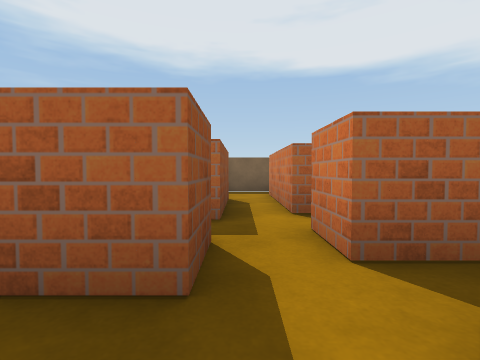
[1] (above)

13 first-person views from a walk through a 3-D level made in the Unity game engine. The camera is 0.62 m above the floor, tilts 2° down and sees 85° across. The floor is counted in squares, 1 m on a side. Each view is taken from the middle of a square. On the plan, view 1 faces up. The plan holds only what a view shows up to about 9 squares ahead; the rest is blank. The player is left out. Some surface patterns are stand-ins.

[2]
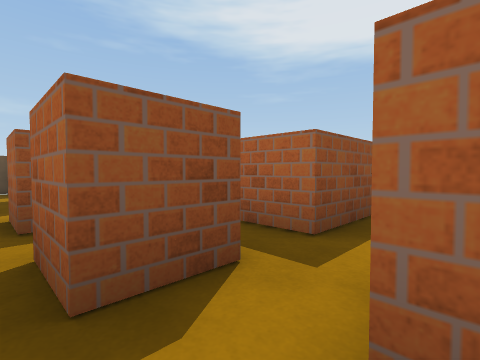

[3]
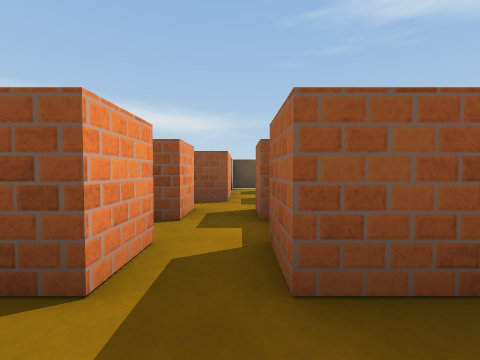

[4]
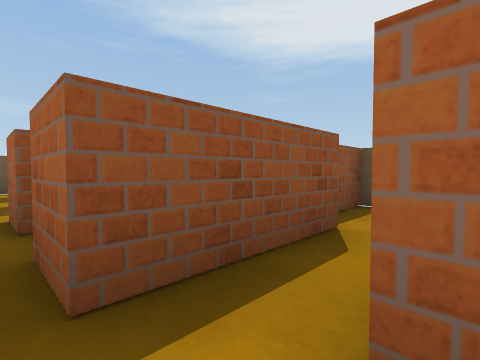

[5]
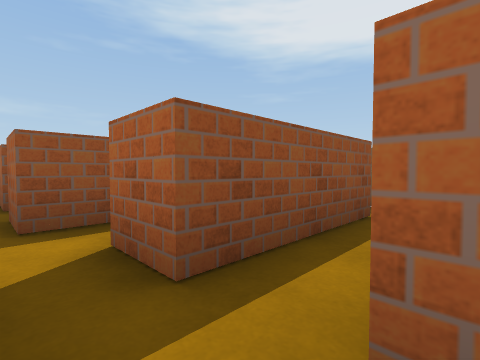

[6]
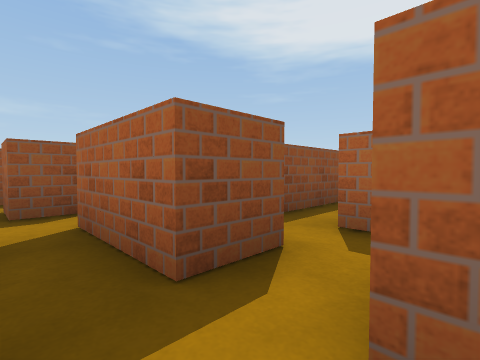

[7]
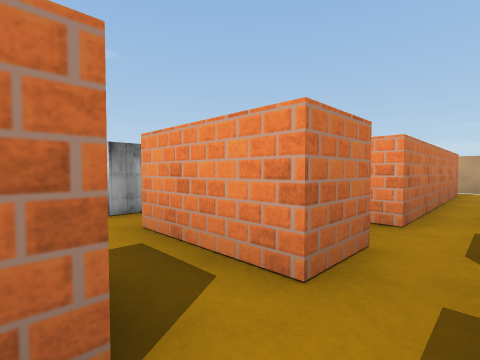

[8]
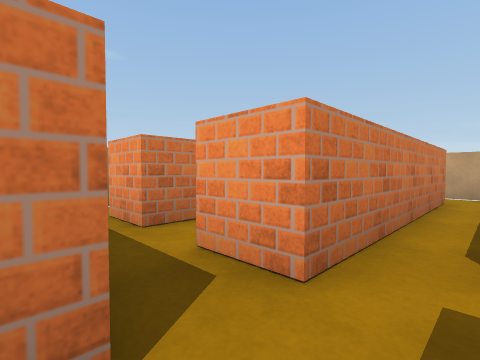

[9]
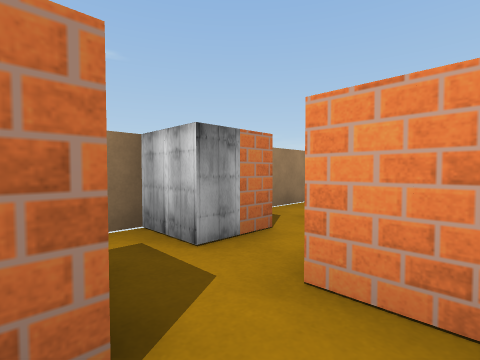

[10]
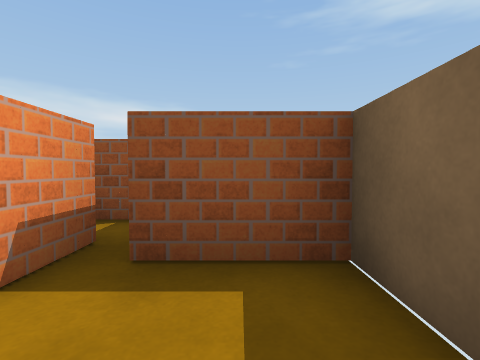

[11]
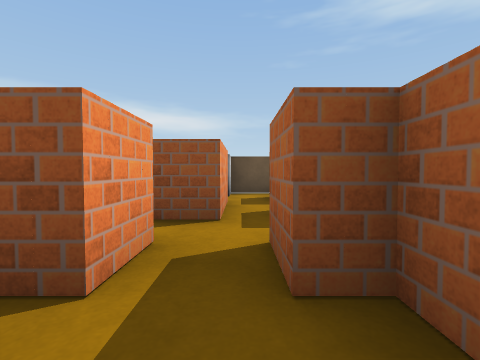

[12]
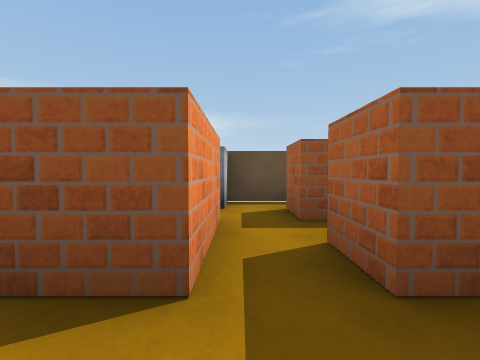

[13]
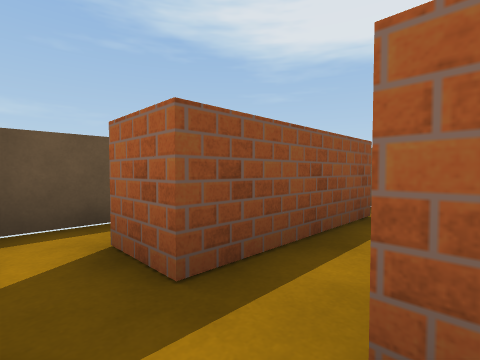

### Floor plan
Key: @ floor where view 1 was taken; # wall or solid block; . floor; O other object.
Columns run from 9 left of view 1 to 5 right of it. Each row starts with its distance up from view 1.
  8         ###
  7         #...
  6   #.   ...#.
  5   #.  #.#.#.
  4 #.#.#.###.#.#
  3 #OO..........OO
  2 ##.##.#.#.##.#
  1 #.............
  0          @#.#.#
 -1          .#   #
 -2          .#
 -3          .#
 -4          .#
 -5          ..
 -6          ##

Where each view was taken, in squares from view 1:
view 1: 0 up, 0 right, facing up
view 2: 1 up, 1 right, facing up-left
view 3: 3 up, 1 right, facing left
view 4: 3 up, 1 right, facing up-left
view 5: 3 up, 3 right, facing up-left
view 6: 1 up, 4 right, facing up-left
view 7: 4 up, 0 right, facing down-right
view 8: 2 up, 0 right, facing down-right
view 9: 4 up, 2 right, facing down-right
view 10: 7 up, 1 right, facing left
view 11: 3 up, 1 left, facing left
view 12: 3 up, 3 left, facing left
view 13: 3 up, 5 left, facing up-left
